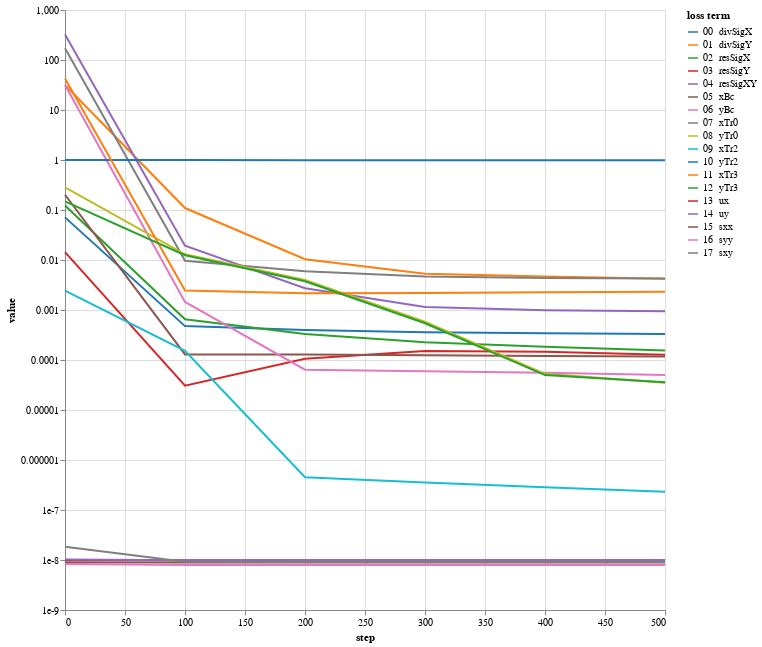

The code cell stored with this chart in its notebook:
### Code cell
bcNames = ['xBc','yBc','xTr0','yTr0','xTr2','yTr2','xTr3','yTr3','ux','uy','sxx','syy','sxy']
lossPlot(losshistory, bcNames, dropFirstStep=True, scaleType='log').properties(width=600, height=600)

### Figure 1 — Vega-Lite specification as saved in the notebook (floating-point values rounded to 4 significant figures)
{"config": {"view": {"continuousWidth": 400, "continuousHeight": 300}}, "data": {"name": "data-8d36f305907eb91b7e091e4a821fc1a2"}, "mark": "line", "encoding": {"color": {"type": "nominal", "field": "loss term", "scale": {"scheme": "category10"}, "sort": ["00  divSigX", "01  divSigY", "02  resSigX", "03  resSigY", "04  resSigXY", "05  xBc", "06  yBc", "07  xTr0", "08  yTr0", "09  xTr2", "10  yTr2", "11  xTr3", "12  yTr3", "13  ux", "14  uy", "15  sxx", "16  syy", "17  sxy"]}, "tooltip": [{"type": "nominal", "field": "loss term"}, {"type": "quantitative", "field": "value"}, {"type": "quantitative", "field": "step"}], "x": {"type": "quantitative", "field": "step"}, "y": {"type": "quantitative", "field": "value", "scale": {"type": "log"}}}, "height": 600, "transform": [{"fold": ["00  divSigX", "01  divSigY", "02  resSigX", "03  resSigY", "04  resSigXY", "05  xBc", "06  yBc", "07  xTr0", "08  yTr0", "09  xTr2", "10  yTr2", "11  xTr3", "12  yTr3", "13  ux", "14  uy", "15  sxx", "16  syy", "17  sxy"], "as": ["loss term", "value"]}], "width": 600, "$schema": "https://vega.github.io/schema/vega-lite/v4.8.1.json", "datasets": {"data-8d36f305907eb91b7e091e4a821fc1a2": [{"00  divSigX": 0.07122, "01  divSigY": 31.6, "02  resSigX": 0.1231, "03  resSigY": 0.01439, "04  resSigXY": 323.5, "05  xBc": 0.2016, "06  yBc": 31.72, "07  xTr0": 172.6, "08  yTr0": 0.2842, "09  xTr2": 0.00244, "10  yTr2": 1.001, "11  xTr3": 42.78, "12  yTr3": 0.1483, "13  ux": 9.961e-09, "14  uy": 1.026e-08, "15  sxx": 8.99e-09, "16  syy": 8.314e-09, "17  sxy": 1.846e-08, "step": 0}, {"00  divSigX": 0.0004759, "01  divSigY": 0.1095, "02  resSigX": 0.0006524, "03  resSigY": 3.064e-05, "04  resSigXY": 0.0193, "05  xBc": 0.0001291, "06  yBc": 0.001451, "07  xTr0": 0.009667, "08  yTr0": 0.01298, "09  xTr2": 0.0001526, "10  yTr2": 0.9979, "11  xTr3": 0.002459, "12  yTr3": 0.01249, "13  ux": 9.931e-09, "14  uy": 9.874e-09, "15  sxx": 8.892e-09, "16  syy": 7.93e-09, "17  sxy": 9.207e-09, "step": 100}, {"00  divSigX": 0.0003994, "01  divSigY": 0.01037, "02  resSigX": 0.0003308, "03  resSigY": 0.000106, "04  resSigXY": 0.002725, "05  xBc": 0.0001281, "06  yBc": 6.403e-05, "07  xTr0": 0.005981, "08  yTr0": 0.00397, "09  xTr2": 4.531e-07, "10  yTr2": 0.9908, "11  xTr3": 0.002165, "12  yTr3": 0.003763, "13  ux": 9.931e-09, "14  uy": 9.876e-09, "15  sxx": 8.892e-09, "16  syy": 7.911e-09, "17  sxy": 9.156e-09, "step": 200}, {"00  divSigX": 0.0003604, "01  divSigY": 0.005325, "02  resSigX": 0.0002261, "03  resSigY": 0.0001512, "04  resSigXY": 0.00115, "05  xBc": 0.0001242, "06  yBc": 5.926e-05, "07  xTr0": 0.00466, "08  yTr0": 0.0005825, "09  xTr2": 3.542e-07, "10  yTr2": 0.991, "11  xTr3": 0.002185, "12  yTr3": 0.0005441, "13  ux": 9.932e-09, "14  uy": 9.877e-09, "15  sxx": 8.891e-09, "16  syy": 7.904e-09, "17  sxy": 9.154e-09, "step": 300}, {"00  divSigX": 0.0003434, "01  divSigY": 0.004676, "02  resSigX": 0.0001839, "03  resSigY": 0.0001455, "04  resSigXY": 0.0009933, "05  xBc": 0.0001207, "06  yBc": 5.547e-05, "07  xTr0": 0.004349, "08  yTr0": 5.288e-05, "09  xTr2": 2.855e-07, "10  yTr2": 0.9909, "11  xTr3": 0.002263, "12  yTr3": 4.991e-05, "13  ux": 9.932e-09, "14  uy": 9.878e-09, "15  sxx": 8.891e-09, "16  syy": 7.903e-09, "17  sxy": 9.153e-09, "step": 400}, {"00  divSigX": 0.0003314, "01  divSigY": 0.004223, "02  resSigX": 0.0001553, "03  resSigY": 0.0001274, "04  resSigXY": 0.0009467, "05  xBc": 0.0001175, "06  yBc": 4.995e-05, "07  xTr0": 0.004261, "08  yTr0": 3.514e-05, "09  xTr2": 2.319e-07, "10  yTr2": 0.9908, "11  xTr3": 0.002312, "12  yTr3": 3.593e-05, "13  ux": 9.933e-09, "14  uy": 9.878e-09, "15  sxx": 8.891e-09, "16  syy": 7.903e-09, "17  sxy": 9.153e-09, "step": 500}]}}
